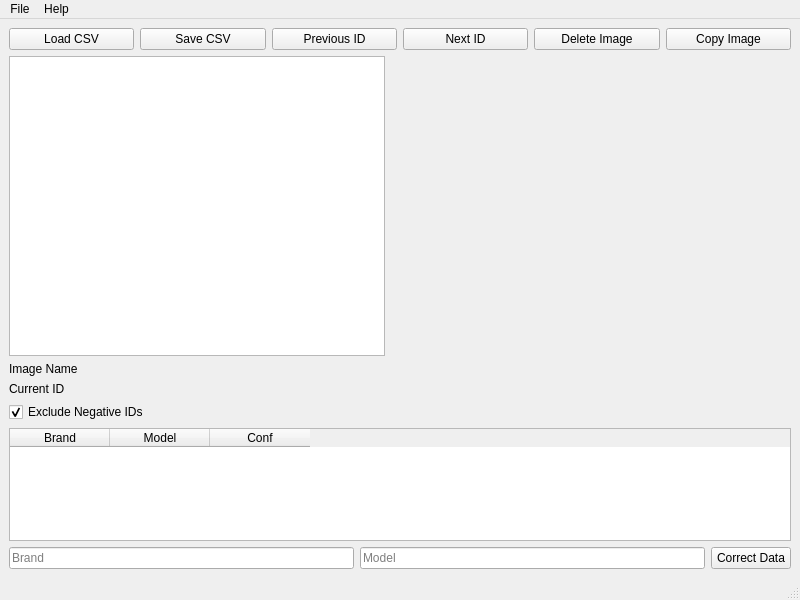
<?xml version="1.0" encoding="UTF-8"?>
<ui version="4.0">
 <class>CSVEditor</class>
 <widget class="QMainWindow" name="CSVEditor">
  <property name="geometry">
   <rect>
    <x>0</x>
    <y>0</y>
    <width>800</width>
    <height>600</height>
   </rect>
  </property>
  <property name="windowTitle">
   <string>CSV Editor</string>
  </property>
  <widget class="QWidget" name="centralwidget">
   <layout class="QVBoxLayout" name="verticalLayout">
    <item>
     <layout class="QHBoxLayout" name="horizontalLayout">
      <item>
       <widget class="QPushButton" name="loadButton">
        <property name="text">
         <string>Load CSV</string>
        </property>
       </widget>
      </item>
      <item>
       <widget class="QPushButton" name="saveButton">
        <property name="text">
         <string>Save CSV</string>
        </property>
       </widget>
      </item>
      <item>
       <widget class="QPushButton" name="prevButton">
        <property name="text">
         <string>Previous ID</string>
        </property>
       </widget>
      </item>
      <item>
       <widget class="QPushButton" name="nextButton">
        <property name="text">
         <string>Next ID</string>
        </property>
       </widget>
      </item>
      <item>
       <widget class="QPushButton" name="deleteButton">
        <property name="text">
         <string>Delete Image</string>
        </property>
       </widget>
      </item>
      <item>
       <widget class="QPushButton" name="copyButton">
        <property name="text">
         <string>Copy Image</string>
        </property>
       </widget>
      </item>
     </layout>
    </item>
    <item>
     <layout class="QHBoxLayout" name="horizontalLayout_2">
      <item>
       <widget class="QListWidget" name="imageList"/>
      </item>
      <item>
       <widget class="QLabel" name="imageLabel">
        <property name="minimumSize">
         <size>
          <width>400</width>
          <height>300</height>
         </size>
        </property>
        <property name="scaledContents">
         <bool>true</bool>
        </property>
       </widget>
      </item>
     </layout>
    </item>
    <item>
     <widget class="QLabel" name="imageNameLabel">
      <property name="text">
       <string>Image Name</string>
      </property>
      <property name="textInteractionFlags">
       <set>TextSelectableByMouse</set>
      </property>
     </widget>
    </item>
    <item>
     <widget class="QLabel" name="currentIDLabel">
      <property name="text">
       <string>Current ID</string>
      </property>
      <property name="textInteractionFlags">
       <set>TextSelectableByMouse</set>
      </property>
     </widget>
    </item>
    <item>
     <widget class="QCheckBox" name="excludeNegativeIDCheckbox">
      <property name="text">
       <string>Exclude Negative IDs</string>
      </property>
      <property name="checked">
       <bool>true</bool> <!-- По умолчанию включен -->
      </property>
     </widget>
    </item>
    <item>
     <widget class="QTableWidget" name="tableWidget">
      <column>
       <property name="text">
        <string>Brand</string>
       </property>
      </column>
      <column>
       <property name="text">
        <string>Model</string>
       </property>
      </column>
      <column>
       <property name="text">
        <string>Conf</string>
       </property>
      </column>
     </widget>
    </item>
    <item>
     <layout class="QHBoxLayout" name="horizontalLayout_3">
      <item>
       <widget class="QLineEdit" name="brandInput">
        <property name="placeholderText">
         <string>Brand</string>
        </property>
       </widget>
      </item>
      <item>
       <widget class="QLineEdit" name="modelInput">
        <property name="placeholderText">
         <string>Model</string>
        </property>
       </widget>
      </item>
      <item>
       <widget class="QPushButton" name="correctButton">
        <property name="text">
         <string>Correct Data</string>
        </property>
       </widget>
      </item>
     </layout>
    </item>
   </layout>
  </widget>
  <widget class="QStatusBar" name="statusbar"/>
  <widget class="QMenuBar" name="menubar">
   <addaction name="menuFile"/>
   <addaction name="menuHelp"/>
  </widget>
  <widget class="QMenu" name="menuFile">
   <property name="title">
    <string>File</string>
   </property>
   <addaction name="actionSave"/>
   <addaction name="actionCopy"/>
   <addaction name="actionUndo"/>
   <addaction name="actionRedo"/>
  </widget>
  <widget class="QMenu" name="menuHelp">
   <property name="title">
    <string>Help</string>
   </property>
   <addaction name="actionShowHelp"/>
  </widget>
  <action name="actionSave">
   <property name="text">
    <string>Save</string>
   </property>
  </action>
  <action name="actionCopy">
   <property name="text">
    <string>Copy</string>
   </property>
  </action>
  <action name="actionShowHelp">
   <property name="text">
    <string>Show Help</string>
   </property>
  </action>
  <action name="actionUndo">
   <property name="text">
    <string>Undo</string>
   </property>
  </action>
  <action name="actionRedo">
   <property name="text">
    <string>Redo</string>
   </property>
  </action>
 </widget>
 <resources/>
 <connections/>
</ui>
